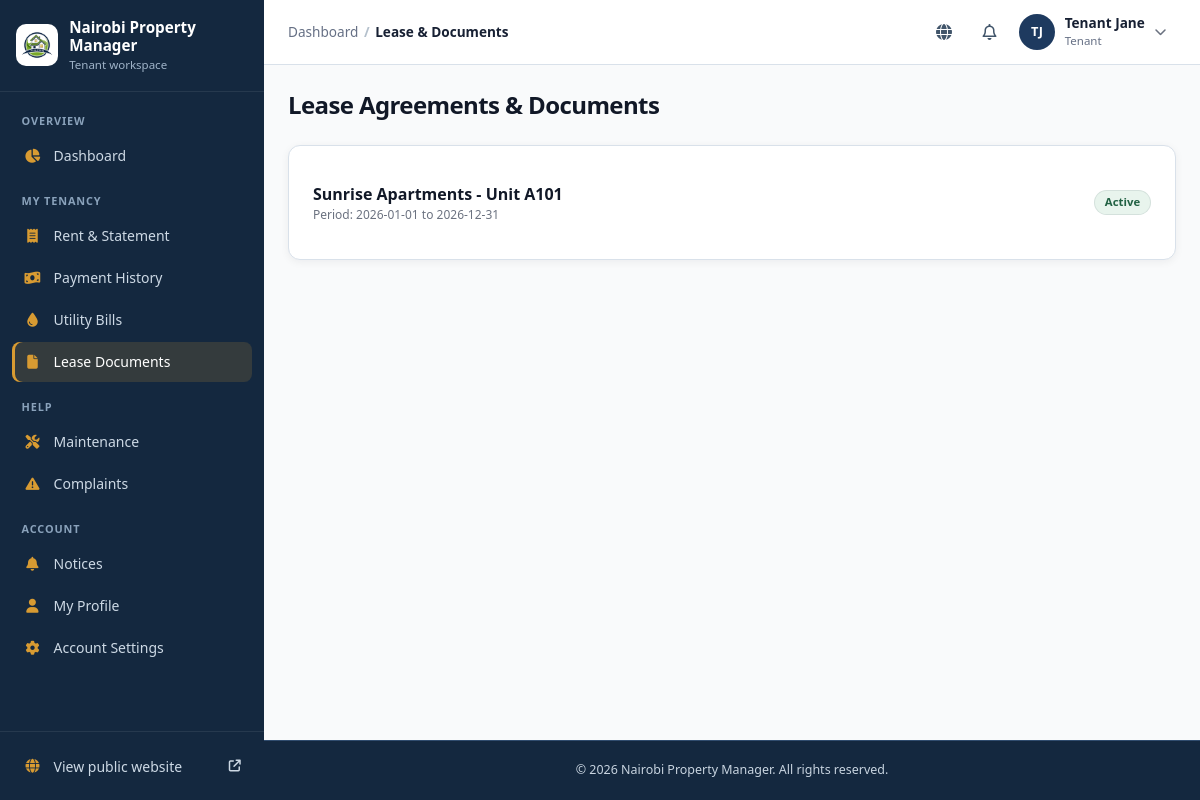
The page /tenant/documents.php (signed in) on the database its author committed.
### tables this page shows
CREATE TABLE IF NOT EXISTS leases (
    id INT AUTO_INCREMENT PRIMARY KEY,
    tenant_id INT NOT NULL,
    property_id INT NOT NULL,
    unit_id INT NOT NULL,
    start_date DATE NOT NULL,
    end_date DATE NOT NULL,
    monthly_rent DECIMAL(12, 2) NOT NULL,
    deposit DECIMAL(12, 2) NOT NULL,
    payment_due_day INT DEFAULT 5,
    notice_period_days INT DEFAULT 30,
    status ENUM('Active', 'Expired', 'Terminated', 'Pending', 'Renewed') DEFAULT 'Pending',
    special_terms TEXT,
    document_path VARCHAR(255),
    created_at TIMESTAMP DEFAULT CURRENT_TIMESTAMP,
    FOREIGN KEY (tenant_id) REFERENCES tenants(id) ON DELETE RESTRICT,
    FOREIGN KEY (property_id) REFERENCES properties(id) ON DELETE RESTRICT,
    FOREIGN KEY (unit_id) REFERENCES units(id) ON DELETE RESTRICT
);

CREATE TABLE IF NOT EXISTS properties (
    id INT AUTO_INCREMENT PRIMARY KEY,
    landlord_id INT NOT NULL,
    name VARCHAR(150) NOT NULL,
    property_type ENUM('Apartment', 'Flats', 'Bedsitters', 'Maisonettes', 'Townhouses', 'Commercial', 'Student Housing', 'Mixed Use', 'Single Family', 'Other') NOT NULL,
    description TEXT,
    location_id INT NOT NULL,
    physical_address VARCHAR(255) NOT NULL,
    latitude DECIMAL(10, 8) NULL,
    longitude DECIMAL(11, 8) NULL,
    number_of_units INT NOT NULL DEFAULT 0,
    year_built YEAR NULL,
    amenities TEXT,
    status ENUM('Active', 'Under Maintenance', 'Archived') DEFAULT 'Active',
    property_image VARCHAR(255) NULL,
    created_at TIMESTAMP DEFAULT CURRENT_TIMESTAMP,
    updated_at TIMESTAMP DEFAULT CURRENT_TIMESTAMP ON UPDATE CURRENT_TIMESTAMP,
    FOREIGN KEY (landlord_id) REFERENCES landlords(id) ON DELETE RESTRICT,
    FOREIGN KEY (location_id) REFERENCES locations(id) ON DELETE RESTRICT
);

CREATE TABLE IF NOT EXISTS units (
    id INT AUTO_INCREMENT PRIMARY KEY,
    property_id INT NOT NULL,
    unit_number VARCHAR(50) NOT NULL,
    floor VARCHAR(20) DEFAULT 'Ground',
    house_type ENUM('Bedsitter', 'Studio', '1 Bedroom', '2 Bedroom', '3 Bedroom', '4 Bedroom', 'Maisonette', 'Shop', 'Office', 'Other') NOT NULL,
    bedrooms INT DEFAULT 1,
    bathrooms INT DEFAULT 1,
    monthly_rent DECIMAL(12, 2) NOT NULL,
    deposit DECIMAL(12, 2) NOT NULL,
    service_charge DECIMAL(12, 2) DEFAULT 0.00,
    water_billing_method ENUM('Meter Reading', 'Fixed Rate', 'Per Unit', 'Shared') DEFAULT 'Meter Reading',
    electricity_billing_method ENUM('Prepaid', 'Postpaid Sub-Meter', 'Fixed') DEFAULT 'Prepaid',
    status ENUM('Vacant', 'Occupied', 'Reserved', 'Under Maintenance', 'Unavailable') DEFAULT 'Vacant',
    description TEXT,
    created_at TIMESTAMP DEFAULT CURRENT_TIMESTAMP,
    FOREIGN KEY (property_id) REFERENCES properties(id) ON DELETE CASCADE,
    UNIQUE KEY unique_property_unit (property_id, unit_number)
);

### tenant/documents.php (the view, shortened to what this page needs)
<?php
require_once __DIR__ . '/../includes/functions.php';
$db = db();
$user = getCurrentUser();
$tenant_stmt = $db->prepare("SELECT id FROM tenants WHERE user_id = ?");
$tenant_stmt->execute([$user['id']]);
$tenant = $tenant_stmt->fetch();
$leases = [];
if ($tenant) {
    $stmt = $db->prepare("SELECT l.*, p.name as property_name, u.unit_number FROM leases l JOIN properties p ON l.property_id = p.id JOIN units u ON l.unit_id = u.id WHERE l.tenant_id = ?");
    $stmt->execute([$tenant['id']]);
    $leases = $stmt->fetchAll();
}
include __DIR__ . '/../includes/layout_top.php';
?>
            <h1 class="text-2xl font-bold text-gray-900">Lease Agreements & Documents</h1>
            <div class="bg-white rounded-xl border border-gray-100 shadow-sm overflow-hidden p-6">
                <?php if (empty($leases)): ?>
                    <p class="text-gray-500 text-sm">No active lease documents found.</p>
                <?php else: ?>
                    <ul class="divide-y divide-gray-100">
                        <?php foreach ($leases as $l): ?>
                            <li class="py-3 flex items-center justify-between">
                                <div>
                                    <p class="font-bold text-gray-900"><?php echo e($l['property_name'] . ' - Unit ' . $l['unit_number']); ?></p>
                                    <p class="text-xs text-gray-500">Period: <?php echo e($l['start_date'] . ' to ' . ($l['end_date'] ?? 'Indefinite')); ?></p>
                                </div>
                                <?php echo render_status_badge($l['status']); ?>
                            </li>
                        <?php endforeach; ?>
                    </ul>
                <?php endif; ?>
            </div>
<?php include __DIR__ . '/../includes/layout_bottom.php'; ?>

### includes/functions.php (shortened to what this page needs)
<?php
function e($string) {
    return htmlspecialchars($string ?? '', ENT_QUOTES, 'UTF-8');
}
function render_status_badge($status) {
    $green = 'bg-green-100 text-green-800';
    $blue = 'bg-blue-100 text-blue-800';
    $yellow = 'bg-yellow-100 text-yellow-800';
    $orange = 'bg-orange-100 text-orange-800';
    $red = 'bg-red-100 text-red-800';
    $purple = 'bg-purple-100 text-purple-800';
    $colors = [
        'Active' => $green, 'Paid' => $green, 'Completed' => $green, 'Resolved' => $green, 'Approved' => $green,
        'Occupied' => $blue, 'Reviewed' => $blue, 'Assigned' => $blue, 'In Progress' => $blue, 'Under Review' => $blue, 'Renewed' => $blue, 'New' => $blue,
        'Vacant' => $yellow, 'Waiting' => $yellow, 'Rescheduled' => $yellow, 'Medium' => $yellow,
        'Pending' => $orange, 'Partial' => $orange, 'Submitted' => $orange, 'Open' => $orange, 'High' => $orange,
        'Unpaid' => $red, 'Overdue' => $red, 'Rejected' => $red, 'Terminated' => $red, 'Emergency' => $red,
        'Suspended' => $red, 'Evicted' => $red, 'Blacklisted' => $red,
        'Under Maintenance' => $purple, 'Reserved' => $purple,
    ];
    $class = $colors[$status] ?? 'bg-gray-100 text-gray-800';
    return '<span class="px-2.5 py-0.5 rounded-full text-xs font-semibold ' . $class . '">' . e($status) . '</span>';
}

### assets/app.css (style rules this page uses)
:root { --color-primary: #1e3a5f; --color-secondary: #14283f; --color-accent: #d89b32; --color-success: #198754; --color-danger: #dc3545; }
body { font-family: 'Inter', system-ui, -apple-system, BlinkMacSystemFont, "Segoe UI", Roboto, "Helvetica Neue", Arial, sans-serif; background-color: #f8fafc; color: #1e293b; margin: 0; padding: 0; -webkit-font-smoothing: antialiased; }
:root { --site-ink:#172033; --site-muted:#566175; --site-navy:#1e3a5f; --site-blue:#345c82; --site-pale:#eaf2f8; --site-line:#d9e1ea; --site-accent:#d89b32; --site-link:#22566e; }
html { scroll-behavior:smooth; }
:root { --primary: #1e3a5f; --primary-dark: #14283f; --primary-light: #eaf2f8; --secondary: #14283f; --accent: #d89b32; --background: #f4f7fb; --surface-soft: #eef3f8; --surface: #ffffff; --text: #172033; --text-muted: #667085; --border: #d9e1ea; --success: #198754; --warning: #d99a00; --danger: #dc3545; --shadow-sm: 0 2px 8px rgba(15, 23, 42, .06); --shadow-md: 0 8px 25px rgba(15, 23, 42, .08); --radius-sm: 7px; --radius-md: 12px; --radius-lg: 16px; }
html { color-scheme: light; }
body { color:var(--text); background:var(--background); font-family:Inter,system-ui,-apple-system,"Segoe UI",sans-serif; }
body.bg-gray-50,.bg-gray-50 { background-color:var(--background); }
.text-gray-800 { color:var(--text); }
h1,h2,h3,h4 { color:#1c3542; letter-spacing:-.025em; }
p { line-height:1.55; }
.bg-white.rounded-xl.border,.bg-white.rounded-xl.shadow-sm { border-color:var(--border); box-shadow:var(--shadow-sm); }
.bg-white.rounded-xl.border.shadow-sm { transition:box-shadow .18s ease,border-color .18s ease; }
main h1 { line-height:1.2; }
.rounded-full.text-xs.font-semibold { display:inline-flex; align-items:center; border:1px solid rgba(64,91,102,.12); border-radius:999px; padding:.22rem .62rem; font-size:.71rem; font-weight:700; white-space:nowrap; }
.bg-green-100.text-green-800 { color:#216143; background:#e8f4ed; }
.text-green-800 { color:#276447; }
.text-gray-500 { color:#6b7d86; }

### rows shown on the page
leases: property.unit_number "Sunrise Apartments - Unit A101", start_date+end_date "2026-01-01 to 2026-12-31", status "Active"

### other values the page prints
APP_NAME "Nairobi Property Manager"
$role "Tenant"
$label "OVERVIEW MY TENANCY HELP ACCOUNT"
$label "Dashboard Rent & Statement Payment History Utility Bills Lease Documents Maintenance Complaints Notices My Profile Account Settings"
$label "Dashboard"
$label "Lease & Documents"
user_initials($currentUser['full_name'] ?? '') "TJ"
$currentUser['full_name'] "Tenant Jane"
